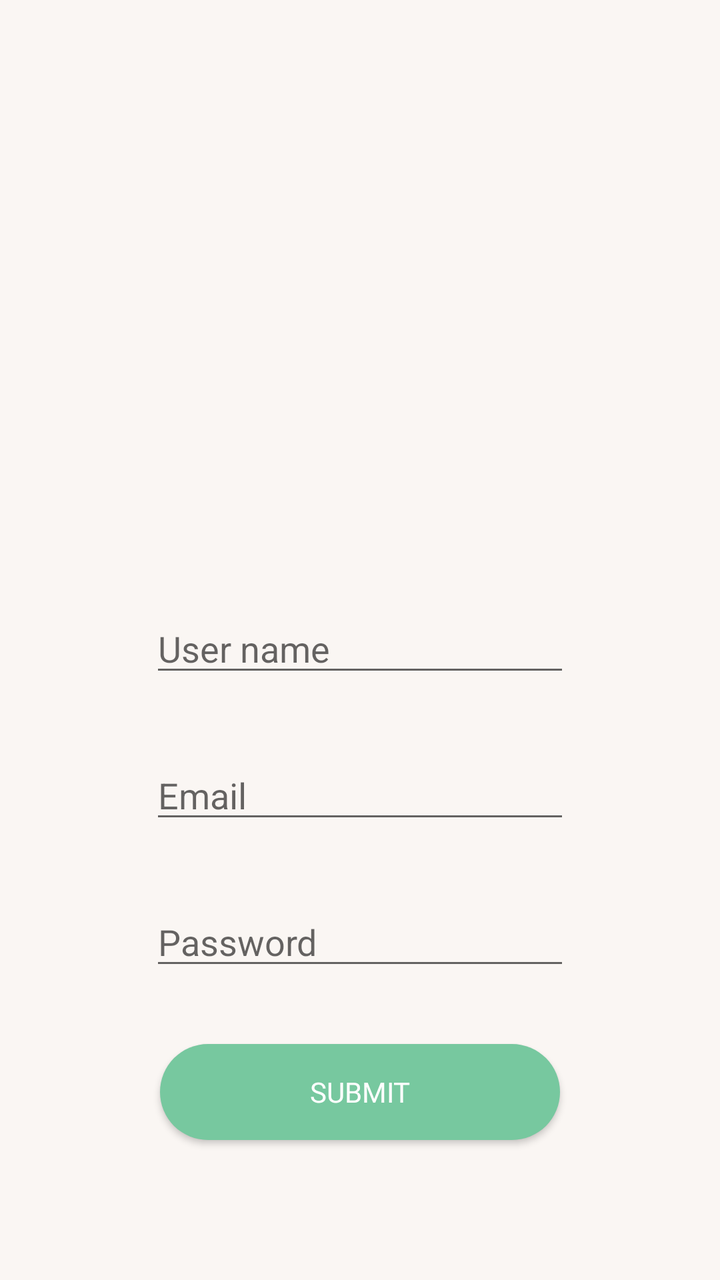
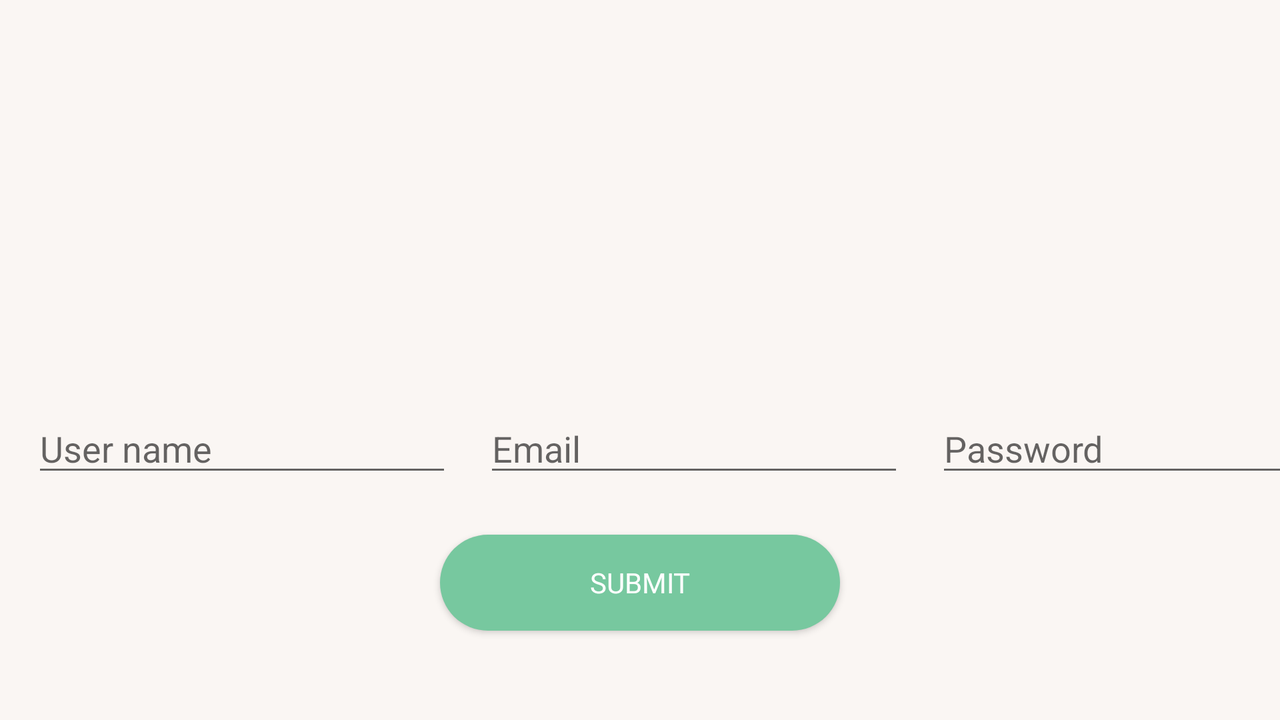

Two renders of one Android screen. The first uses the default layout on a phone; the second uses the alternative layout the repository ships for a different screen configuration, on a matching device. The two XML files are below.
<!-- AndroidManifest.xml: application theme AppTheme -->
<!-- res/layout/activity_login.xml -->
<?xml version="1.0" encoding="utf-8"?>
<androidx.constraintlayout.widget.ConstraintLayout xmlns:android="http://schemas.android.com/apk/res/android"
    xmlns:app="http://schemas.android.com/apk/res-auto"
    xmlns:tools="http://schemas.android.com/tools"
    android:layout_width="match_parent"
    android:layout_height="match_parent"
    android:background="#FAF6F3"
    tools:context=".Ui_Presenters.LoginActivity">

    <LinearLayout
        android:id="@+id/linearLayout"
        android:layout_width="wrap_content"
        android:layout_height="wrap_content"
        android:background="@color/colorwhite"
        app:layout_constraintEnd_toEndOf="parent"
        app:layout_constraintStart_toStartOf="parent"
        app:layout_constraintTop_toTopOf="parent">

        <ImageView
            android:id="@+id/imageView9"
            android:layout_width="match_parent"
            android:layout_height="270dp"
            app:layout_constraintEnd_toEndOf="parent"
            app:layout_constraintStart_toStartOf="parent"
            app:srcCompat="@drawable/logo"
            tools:layout_editor_absoluteY="-153dp" />


    </LinearLayout>

    <EditText
        android:id="@+id/userNameEditText"
        android:layout_width="wrap_content"
        android:layout_height="wrap_content"
        android:layout_marginTop="32dp"
        android:ems="10"
        android:hint="User name"
        android:inputType="textPersonName"
        app:layout_constraintEnd_toEndOf="parent"
        app:layout_constraintStart_toStartOf="parent"
        app:layout_constraintTop_toBottomOf="@+id/linearLayout" />

    <EditText
        android:id="@+id/emailEditText"
        android:layout_width="wrap_content"
        android:layout_height="wrap_content"
        android:layout_marginTop="32dp"
        android:ems="10"
        android:hint="Email"
        android:inputType="textPersonName"
        app:layout_constraintEnd_toEndOf="parent"
        app:layout_constraintStart_toStartOf="parent"
        app:layout_constraintTop_toBottomOf="@+id/userNameEditText" />

    <EditText
        android:id="@+id/passwordEditText"
        android:layout_width="wrap_content"
        android:layout_height="wrap_content"
        android:layout_marginTop="32dp"
        android:ems="10"
        android:hint="Password"
        android:inputType="textPersonName|text|textPhonetic|textPassword"
        app:layout_constraintEnd_toEndOf="parent"
        app:layout_constraintStart_toStartOf="parent"
        app:layout_constraintTop_toBottomOf="@+id/emailEditText" />

    <Button
        android:id="@+id/submitButton"
        android:layout_width="200dp"
        android:layout_height="wrap_content"
        android:layout_marginTop="32dp"
        android:background="@drawable/generic_button"
        android:fontFamily="@font/domine"
        android:text="Submit"
        android:textColor="@color/colorwhite"
        app:layout_constraintEnd_toEndOf="parent"
        app:layout_constraintStart_toStartOf="parent"
        app:layout_constraintTop_toBottomOf="@+id/passwordEditText" />

</androidx.constraintlayout.widget.ConstraintLayout>
<!-- resources referenced by this layout -->
<resources>
  <color name="colorwhite">#ffffff</color>
  <!-- drawable generic_button (drawable) -->
  <?xml version="1.0" encoding="utf-8"?>
  <shape xmlns:android="http://schemas.android.com/apk/res/android" android:shape="rectangle" >
      <corners
          android:radius="100dp"
          />
      <gradient
          android:angle="45"
          android:centerX="35%"
          android:centerColor="#77c89f"
          android:startColor="#77c89f"
          android:endColor="#77c89f"
          android:type="linear"
          />
      <padding
          android:left="0dp"
          android:top="0dp"
          android:right="0dp"
          android:bottom="0dp"
          />
      <size
          android:width="200dp"
          android:height="20dp"
          />
  
  </shape>
  <style name="AppTheme" parent="Theme.AppCompat.Light.NoActionBar">
          
          <item name="colorPrimary">#77c89f</item>
          <item name="colorPrimaryDark">@color/colorPrimaryDark</item>
          <item name="colorAccent">@color/colorGreen</item>
      </style>
  <color name="colorPrimaryDark">#6d749f</color>
  <color name="colorGreen">#247b37</color>
</resources>
<!-- res/layout-land/activity_login.xml (the repository's variant of the layout above) -->
<!-- drawn on the phone turned sideways -->
<?xml version="1.0" encoding="utf-8"?>
<androidx.constraintlayout.widget.ConstraintLayout xmlns:android="http://schemas.android.com/apk/res/android"
    xmlns:app="http://schemas.android.com/apk/res-auto"
    xmlns:tools="http://schemas.android.com/tools"
    android:layout_width="match_parent"
    android:layout_height="match_parent"
    android:background="#FAF6F3"
    tools:context=".Ui_Presenters.LoginActivity">

    <LinearLayout
        android:id="@+id/linearLayout"
        android:layout_width="wrap_content"
        android:layout_height="wrap_content"
        android:background="@color/colorwhite"
        app:layout_constraintEnd_toEndOf="parent"
        app:layout_constraintStart_toStartOf="parent"
        app:layout_constraintTop_toTopOf="parent">

        <ImageView
            android:id="@+id/imageView9"
            android:layout_width="match_parent"
            android:layout_height="170dp"
            app:layout_constraintEnd_toEndOf="parent"
            app:layout_constraintStart_toStartOf="parent"
            app:srcCompat="@drawable/logo"
            tools:layout_editor_absoluteY="-153dp" />


    </LinearLayout>

    <EditText
        android:id="@+id/userNameEditText"
        android:layout_width="wrap_content"
        android:layout_height="wrap_content"
        android:layout_marginStart="16dp"
        android:ems="10"
        android:hint="User name"
        android:inputType="textPersonName"
        app:layout_constraintBaseline_toBaselineOf="@+id/emailEditText"
        app:layout_constraintStart_toStartOf="parent" />

    <EditText
        android:id="@+id/emailEditText"
        android:layout_width="wrap_content"
        android:layout_height="wrap_content"
        android:layout_marginStart="16dp"
        android:layout_marginTop="32dp"
        android:ems="10"
        android:hint="Email"
        android:inputType="textPersonName"
        app:layout_constraintStart_toEndOf="@+id/userNameEditText"
        app:layout_constraintTop_toBottomOf="@+id/linearLayout" />

    <EditText
        android:id="@+id/passwordEditText"
        android:layout_width="wrap_content"
        android:layout_height="wrap_content"
        android:layout_marginStart="16dp"
        android:ems="10"
        android:hint="Password"
        android:inputType="textPersonName|text|textPhonetic|textPassword"
        app:layout_constraintBaseline_toBaselineOf="@+id/emailEditText"
        app:layout_constraintEnd_toEndOf="parent"
        app:layout_constraintHorizontal_bias="0.0"
        app:layout_constraintStart_toEndOf="@+id/emailEditText" />

    <Button
        android:id="@+id/submitButton"
        android:layout_width="200dp"
        android:layout_height="wrap_content"
        android:layout_marginTop="24dp"
        android:background="@drawable/generic_button"
        android:fontFamily="@font/domine"
        android:text="Submit"
        android:textColor="@color/colorwhite"
        app:layout_constraintEnd_toEndOf="parent"
        app:layout_constraintStart_toStartOf="parent"
        app:layout_constraintTop_toBottomOf="@+id/emailEditText" />

</androidx.constraintlayout.widget.ConstraintLayout>
